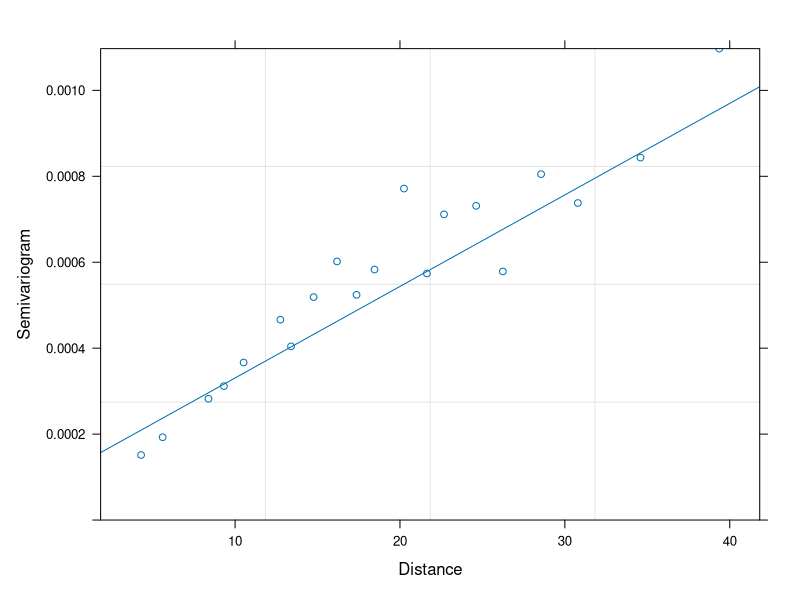
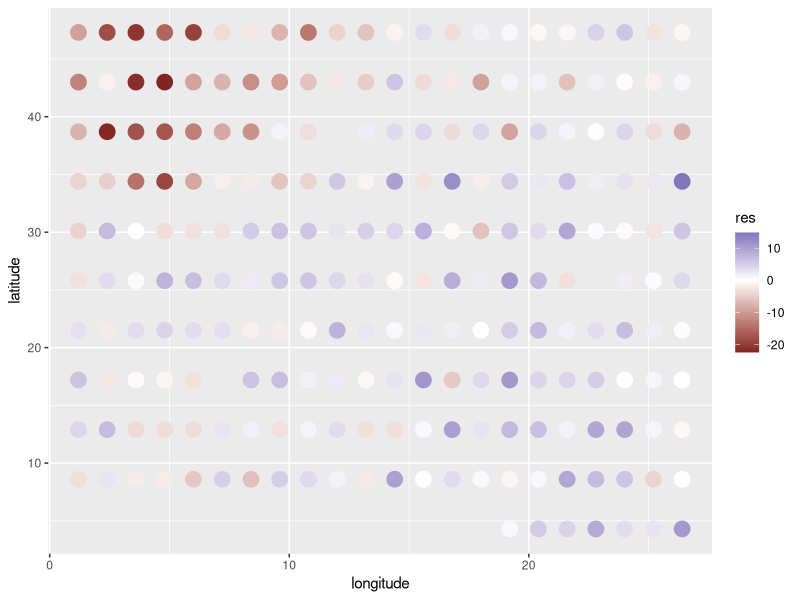
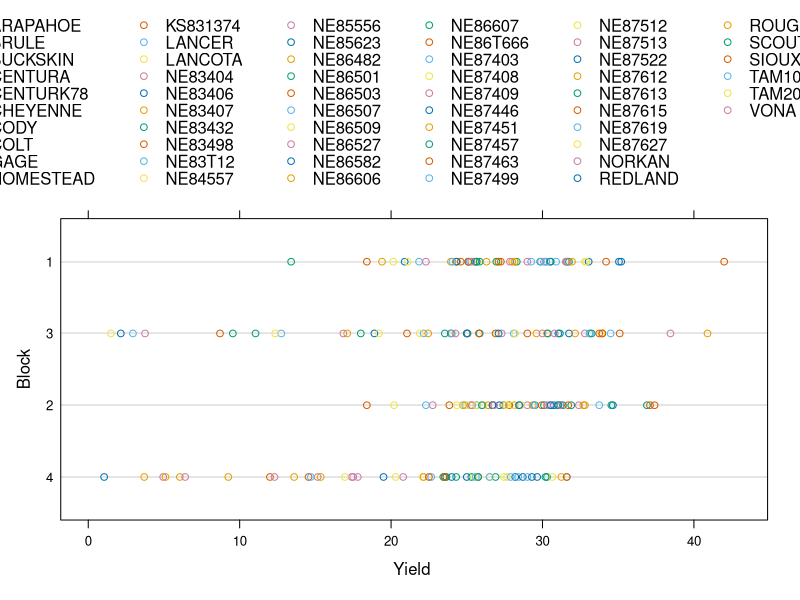
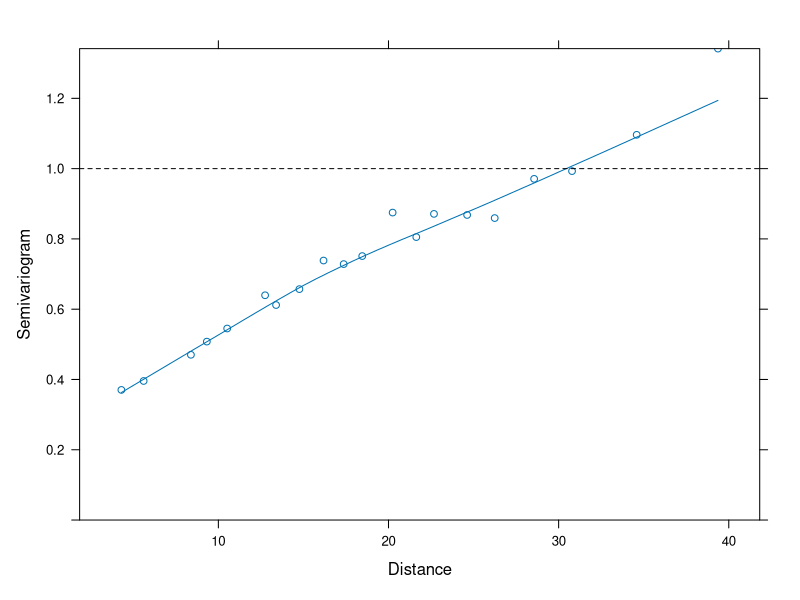
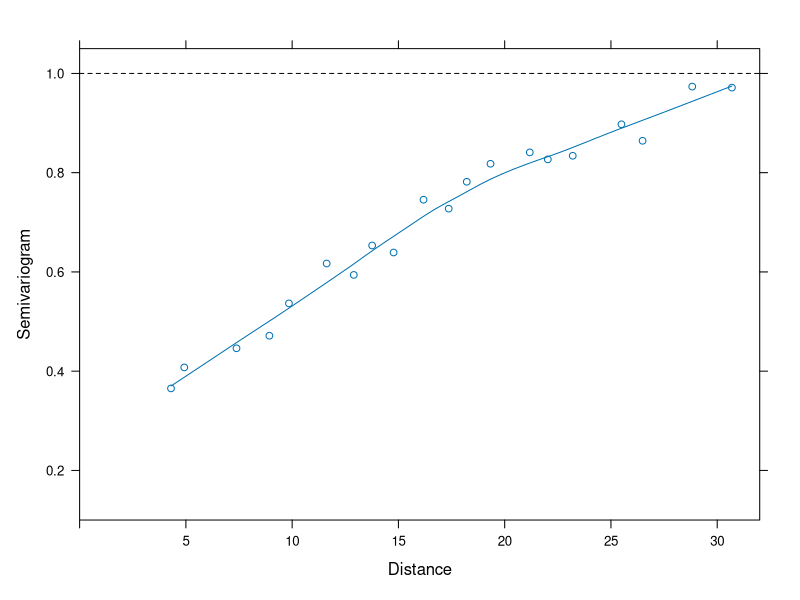
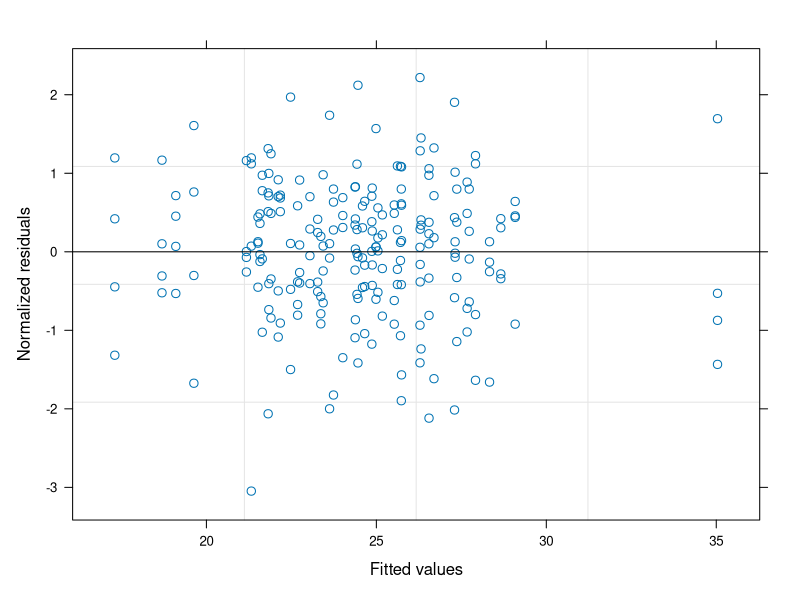
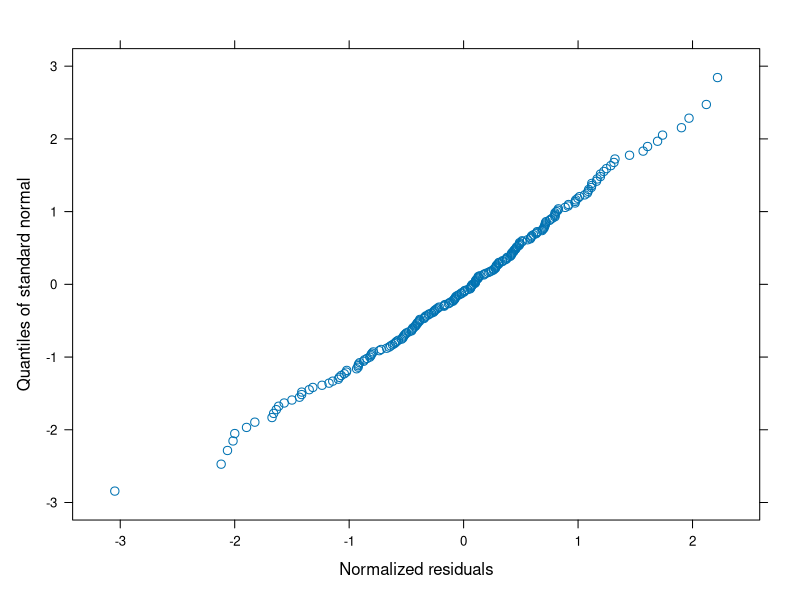
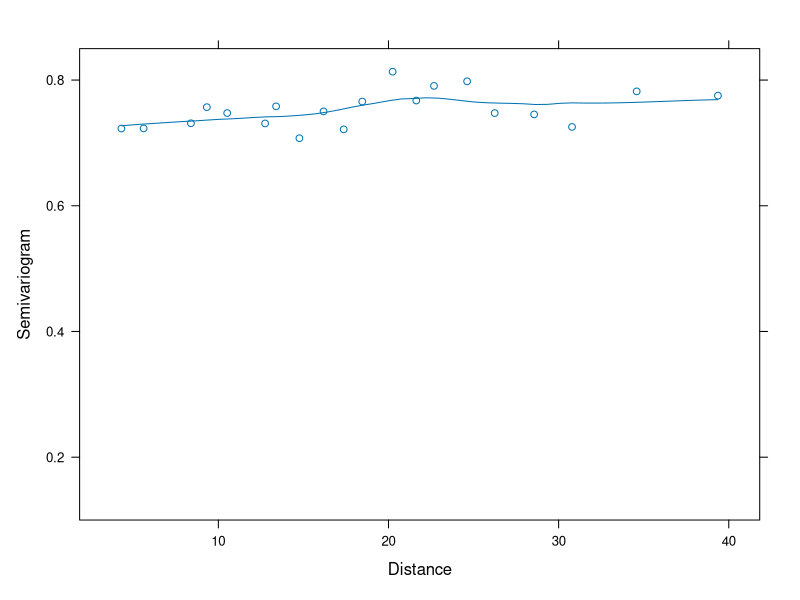

Generate these figures, in order, with R:
# 小麦产量实验 Yields from a randomized complete block design
# 空间样本变差
library(nlme)
data(Wheat2) # Wheat Yield Trials
head(Wheat2)
str(Wheat2)

pdf(file = "Yields-Block.pdf", width = 10, height = 6)
plot(Wheat2)
dev.off()

m1 <- gls(yield ~ variety - 1, data = Wheat2) 

Variogram(m1, form = ~latitude + longitude)

pdf(file = "Yields-Variogram.pdf", width = 8, height = 6)
plot(Variogram(m1,
  form = ~latitude + longitude,
  data = Wheat2, resType = "normalized"
), sigma = 1
)

plot(Variogram(m1,
               form = ~latitude + longitude,
               maxDist = 32, resType = "normalized"
), xlim = c(0, 32), ylim = c(0.1,1.05),sigma = 1)
dev.off()

m2 <- update(m1,
  corr = corSpher(c(31, 0.2),
    form = ~latitude + longitude,
    nugget = TRUE
  )
)
m2

m3 <- update(m1,
  corr = corRatio(c(13, 0.2),
    form = ~latitude + longitude,
    nugget = TRUE
  )
)
m3

m4 <- update(m1,
             corr = corSpher(c(28, 0.2),
                             form = ~latitude + longitude,
                             nugget = TRUE
             )
)
m4

plot(Variogram(m2, form = ~latitude + longitude, data = Wheat2),
  sigma = 1, grid = TRUE, scales = list(col = "black")
)

anova( m2, m3, m4 )

pdf(file = "heteroscedasticity.pdf", width = 6, height = 6)
# 检查异方差性
plot( m3, resid(., type = "n") ~ fitted(.),  abline = 0, grid = TRUE )
dev.off()

pdf(file = "normality.pdf", width = 6, height = 6)
# 正态性
qqnorm( m3, ~ resid(., type = "n") )
dev.off()



pdf(file = "Yields-Variogram3.pdf", width = 8, height = 6)
plot(Variogram(m3, resType = "n"), ylim = c(0.1, .85))
dev.off()




Wheat2$res <- as.numeric(residuals(m2))
Wheat2$res <- as.numeric(residuals(m1))

library(ggplot2)
ggplot(Wheat2, aes(longitude, latitude, colour = res)) +
  geom_point(size = 5) + scale_color_gradient2()
